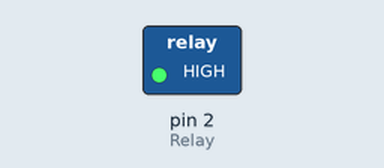
The sketch below on a simulated Arduino Uno, built with avr-gcc and run on an emulated ATmega328P. On the bench: switched loads named in the sketch (green lamp = pin HIGH). Dashed ring = blinking.

Above: at 0.2 s.
Timing chart, 0 to 3.0 s (numbered marks = the images above):
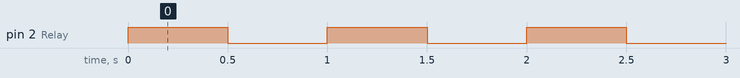

The sketch:

RelayLEDControl.ino
```cpp
int Relay = 2;

void setup() {
  Serial.begin(115200);
  pinMode(Relay,OUTPUT);
}

void loop() {
  digitalWrite(Relay, HIGH);
  delay(500);
  digitalWrite(Relay, LOW);
  delay(500);

}
```

Measured:
- by itself, pin 2 (Relay): alternates HIGH for 0.50 s and LOW for 0.50 s
